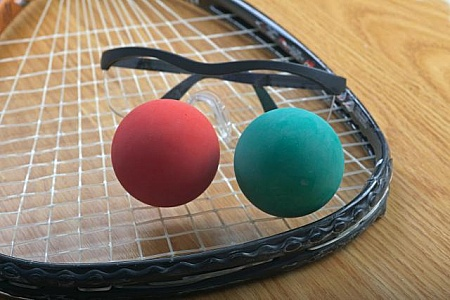
#> input picture racquetball_red_green.jpg, 450 x 300 px
$ python cv_functions.py   (older library calls are emulated)
#> lines starting #> are read from the running program, lines starting #| are printed output that depends on the picture; after the words box and inside, x2 and y2 are one past the last pixel; in counts of white or black regions, pixels touching at a corner belong together; long printed decimals are rounded
import cv2
import numpy as np

def convertToHSV(img):
    img2 = cv2.cvtColor(img, cv2.COLOR_BGR2HSV)
    return img2

def extractColors(hsv):
    blue_low = np.array([100, 50, 50]) #Color bounds for the blue picture
    blue_high = np.array([130, 255, 255])

    red_low = np.array([10, 10, 10]) #10
    red_high = np.array([150, 255, 255]) #150

    green_low = np.array([60, 50, 50]) #60
    green_high = np.array([90, 255, 255]) #90

    img_b = cv2.inRange(hsv, blue_low, blue_high)
    img_r = cv2.inRange(hsv, red_low, red_high)
    img_r = cv2.bitwise_not(img_r)
    img_g = cv2.inRange(hsv, green_low, green_high)

    return img_b, img_g, img_r

def filterNoise(img1_b, img1_g, img1_r):
    kernel = np.ones((5,5), np.uint8)
    iters = 3
    img1_b = cv2.erode(img1_b, kernel, iterations=iters)
    img1_g = cv2.erode(img1_g, kernel, iterations=iters)
    img1_r = cv2.erode(img1_r, kernel, iterations=iters)

    img1_b = cv2.dilate(img1_b, kernel, iterations=iters)
    img1_g = cv2.dilate(img1_g, kernel, iterations=iters)
    img1_r = cv2.dilate(img1_r, kernel, iterations=iters)

    return img1_b, img1_g, img1_r

def findTomatoes(img1_b, img1_g, img1_r):
    params = cv2.SimpleBlobDetector_Params()
    params.filterByArea = False
    params.minArea = 100 #This can be tuned
    params.filterByCircularity = False
    params.filterByInertia = False
    params.filterByConvexity = False
    params.minThreshold = 100
    params.maxThreshold = 255
    params.filterByColor = True
    params.blobColor = 255

    # detector = cv2.SimpleBlobDetector_create(params)
    detector = cv2.SimpleBlobDetector(params)
    pts_b = detector.detect(img1_b)
    pts_g = detector.detect(img1_g)
    pts_r = detector.detect(img1_r)

    return pts_b, pts_g, pts_r

def getMinDist(pts):
    min_dist = 1e6
    target = None
    for keypt in pts:
        pt = np.array(keypt.pt)
        dist = np.linalg.norm(pt)
        if dist < min_dist:
            target = pt

    return target

def getColorAndTarget(pts_b, pts_g, pts_r):
    min_dist = 1e6
    target = None
    # if not len(pts_r) == 0:
    #     color = 1
    #     target  = getMinDist(pts_r)
    if not len(pts_g) == 0:
        color = 2
        target = getMinDist(pts_g)
    elif not len(pts_b) == 0:
        color = 3
        target = getMinDist(pts_b)
    else:
        color = 4

    return color, target

def getDistToCenter(center_pt, ball_pos): # Used for visual servoing
    ds = center_pt - ball_pos
    return -ds[0], -ds[1]

if __name__ == "__main__":
    #This is for my tests. I'll just call the above functions form main.py when doing the implementation.
    img1 = cv2.imread("racquetball_red_green.jpg")
#> img1 is the input picture: shape (300, 450, 3); mean B, G, R 105, 125.7, 141.4
    # img1 = cv2.imread("racquetball_blue_green.jpg")

    img1_hsv = convertToHSV(img1)
#> in convertToHSV, `img2 = cv2.cvtColor(img, cv2.COLOR_BGR2HSV)`: img2: shape (300, 450, 3); mean H, S, V 47.1, 91.2, 149.5

    img1_b, img1_g, img1_r = extractColors(img1_hsv)
#> in extractColors, `img_b = cv2.inRange(hsv, blue_low, blue_high)`:
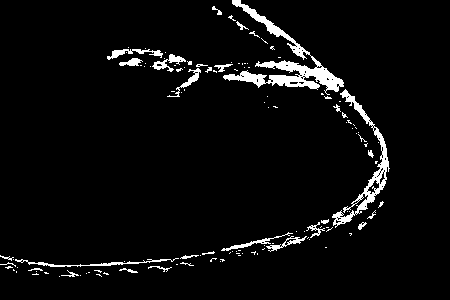
#> img_b: shape (300, 450); 4.4% white; 123 white regions (95 under 20 px), largest, box (x1, y1, x2, y2) and area: (223, 0, 344, 95) 2267, (332, 89, 390, 228) 1207, (15, 258, 179, 267) 322
#> in extractColors, `img_r = cv2.inRange(hsv, red_low, red_high)`:
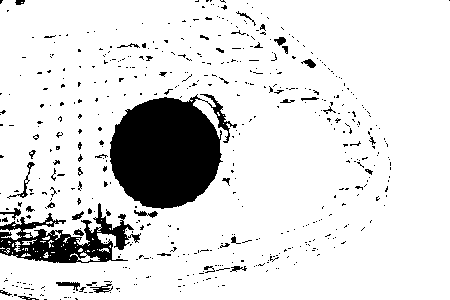
#> img_r: shape (300, 450); 87.4% white; 523 black regions (476 under 20 px), largest, box (x1, y1, x2, y2) and area: (110, 94, 237, 209) 9987, (0, 203, 141, 263) 3407, (7, 162, 35, 199) 129
#> in extractColors, `img_g = cv2.inRange(hsv, green_low, green_high)`:
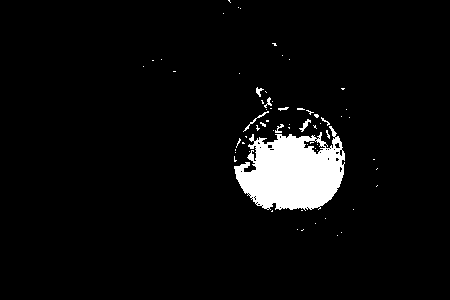
#> img_g: shape (300, 450); 5% white; 65 white regions (57 under 20 px), largest, box (x1, y1, x2, y2) and area: (234, 126, 345, 211) 6258, (243, 111, 269, 132) 58, (299, 119, 311, 132) 52
    img1_b, img1_g, img1_r = filterNoise(img1_b, img1_g, img1_r)
#> in filterNoise, `img1_b = cv2.erode(img1_b, kernel, iterations=iters)`: img1_b: shape (300, 450); every value is 0
#> in filterNoise, `img1_g = cv2.erode(img1_g, kernel, iterations=iters)`:
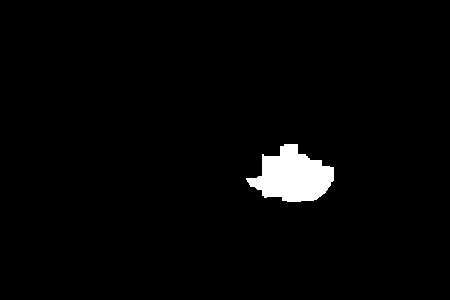
#> img1_g: shape (300, 450); 2.4% white; 1 white region, box (x1, y1, x2, y2) and area: (246, 144, 334, 202) 3210
#> in filterNoise, `img1_r = cv2.erode(img1_r, kernel, iterations=iters)`:
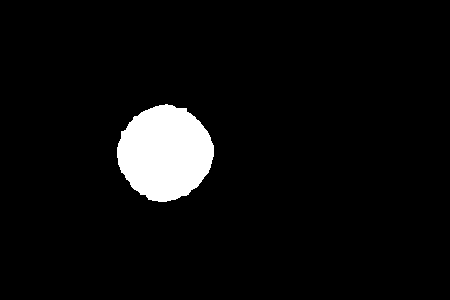
#> img1_r: shape (300, 450); 5.3% white; 1 white region, box (x1, y1, x2, y2) and area: (117, 104, 214, 202) 7100
#> in filterNoise, `img1_g = cv2.dilate(img1_g, kernel, iterations=iters)`:
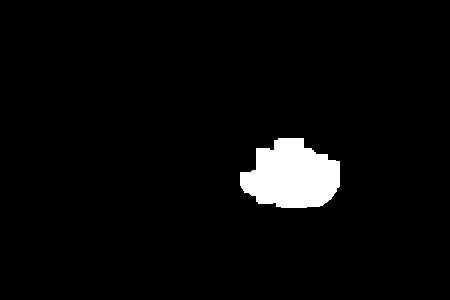
#> img1_g: shape (300, 450); 3.8% white; 1 white region, box (x1, y1, x2, y2) and area: (240, 138, 340, 208) 5142
#> in filterNoise, `img1_r = cv2.dilate(img1_r, kernel, iterations=iters)`:
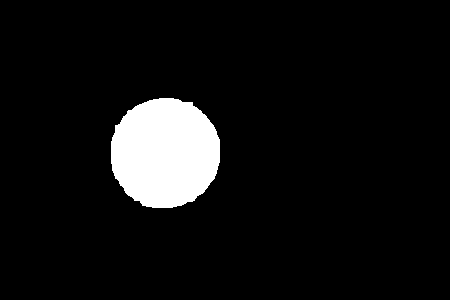
#> img1_r: shape (300, 450); 7.1% white; 1 white region, box (x1, y1, x2, y2) and area: (111, 98, 220, 208) 9584

    #Detect individual balls
    blue_pts, green_pts, red_pts = findTomatoes(img1_b, img1_g, img1_r) #For some reason didn't work on balls that were touching. Try to keep balls farther apart
#> in findTomatoes, `pts_b = detector.detect(img1_b)`: pts_b = ()
#> in findTomatoes, `pts_g = detector.detect(img1_g)`: pts_g = 1 keypoints; (x, y, size): (292, 176, 78.7)
#> in findTomatoes, `pts_r = detector.detect(img1_r)`: pts_r = 1 keypoints; (x, y, size): (165, 153, 109.3)
#> blue_pts = (); green_pts = 1 keypoints; (x, y, size): (292, 176, 78.7); red_pts = 1 keypoints; (x, y, size): (165, 153, 109.3)
    print(red_pts) # access pts via  blue_pts[#].pt
#> (printed output is left out)
    print(green_pts)
#> (printed output is left out)
    print(blue_pts)

    # get color target: red = 1, green = 2, blue = 3, no targets = 4
    color, target = getColorAndTarget(blue_pts, green_pts, red_pts)
#> the loop in getMinDist, `for keypt in pts:` made 1 pass
#> (keypt, dist) on pass 1: (keypoint at (291.6, 175.6), size 78.7, 340.4)
#> in getColorAndTarget, `target = getMinDist(pts_g)`: target = [291.6, 175.6]
#> color = 2; target = [291.6, 175.6]
    print(color)
#| 2
    print(target)
#| [291.605 175.622 ]

    img_size = img1_b.shape
#> img_size = (300, 450)
    center_pt = np.array(img_size)/2.0 #  Will use this in visual servoing to determine if we are above the ball
#> center_pt = [150, 225]
    print(center_pt)
#| [150. 225.]

    dx, dy = getDistToCenter(center_pt, target)
#> in getDistToCenter, `ds = center_pt - ball_pos`: ds = [-141.6, 49.38]
#> dx = 141.6; dy = -49.38
    print(dx)
#| 141.605
    print(dy)
#| -49.378

    #Draw points on each picture
    img1_b = cv2.drawKeypoints(img1_b, blue_pts, np.array([]), (0,0,255), cv2.DRAW_MATCHES_FLAGS_DRAW_RICH_KEYPOINTS)
#> img1_b: shape (300, 450, 3); every value is 0
    img1_g = cv2.drawKeypoints(img1_g, green_pts, np.array([]), (0,0,255), cv2.DRAW_MATCHES_FLAGS_DRAW_RICH_KEYPOINTS)
#> img1_g: shape (300, 450, 3)
    img1_r = cv2.drawKeypoints(img1_r, red_pts, np.array([]), (0,0,255), cv2.DRAW_MATCHES_FLAGS_DRAW_RICH_KEYPOINTS)
#> img1_r: shape (300, 450, 3)

    cv2.imshow("Img1", img1)
    cv2.imshow("Blue", img1_b)
    cv2.imshow("Green", img1_g)
    cv2.imshow("Red", img1_r)
    cv2.waitKey(0)
